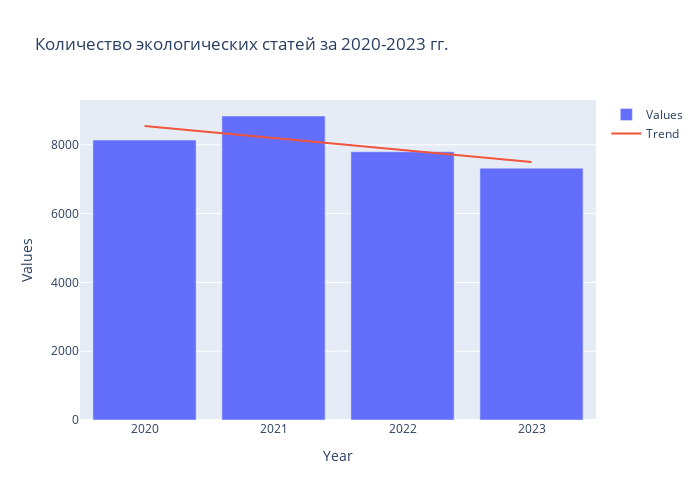

The code cell stored with this chart in its notebook:
### Code cell
x = np.array(object=eco_year['year'])
y = np.array(object=eco_year['values'])
m, b = np.polyfit(x, y, 1)


fig = go.Figure(data=[go.Bar(x=eco_year['year'], y=eco_year['values'], name='Values'),
                      go.Scatter(x=eco_year['year'], y=m*x + b, mode='lines', name='Trend')])


# Update layout
fig.update_layout(title="Количество экологических статей за 2020-2023 гг.",
                  xaxis_title="Year",
                  yaxis_title="Values",
                  height=500, width=700)

# Show the figure
fig.show()

### Figure 1 — Plotly figure (JSON) as saved in the notebook; plotly's stock layout.template omitted (floating-point values rounded to 4 significant figures)
{"data": [{"name": "Values", "type": "bar", "x": [2020, 2021, 2022, 2023], "y": [8138, 8838, 7798, 7321]}, {"mode": "lines", "name": "Trend", "type": "scatter", "x": [2020, 2021, 2022, 2023], "y": [8547.0, 8198.0, 7849.0, 7500.0]}], "layout": {"height": 500, "title": {"text": "Количество экологических статей за 2020-2023 гг."}, "width": 700, "xaxis": {"title": {"text": "Year"}}, "yaxis": {"title": {"text": "Values"}}}}
